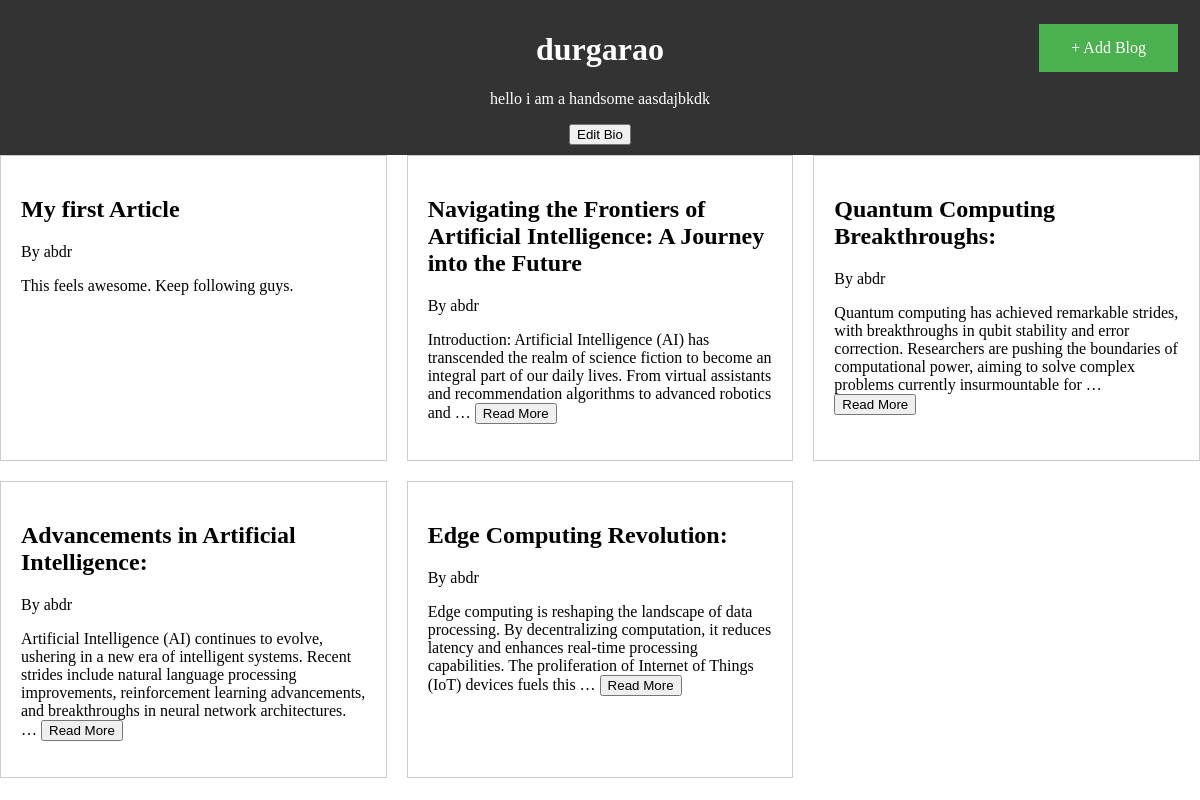
Screenshot of /profile (signed in) with the database file from the repository.
### blogapp/models.py (models this page shows)
class Bio(models.Model):
    user = models.OneToOneField(User, on_delete=models.CASCADE)
    bio = models.TextField()

class Article(models.Model):
    title = models.CharField(max_length=100)
    content = models.TextField()
    author = models.ForeignKey(User, on_delete=models.CASCADE)

### blogapp/views.py (the view)
# urls.py: path('profile',views.profile,name='profile'),
@login_required
def profile(request):
    acc = Article.objects.filter(author=request.user)
    return render(request,'profile.html',{'articles':acc})

### templates/profile.html (shortened to what this page needs)
{% load static %}
<!DOCTYPE html>
<html lang="en">
<head>
  <link rel="stylesheet" href="{% static 'css/profile.css' %}">
  <link rel="stylesheet" href="{% static 'css/profile2.css' %}">
</head>
<body>
  <header>
    <h1>{{ user.first_name }}</h1>
    {% if user.bio %}
    <p>{{ user.bio.bio }}</p>
    <button id="edit-bio" data-has-bio="true">Edit Bio</button>
    {% endif %}
  </header>
  <a href="add" class="add-btn">+ Add Blog</a>
  <div class="grid">
    {% for article in articles %}
    <article>
      <h2>{{ article.title }}</h2>
      <p>By {{ article.author }}</p>
      <p>
        <span class="content" data-truncated-content="{{ article.content|truncatewords:30 }}"
          data-full-content="{{ article.content }}">
          {{ article.content|truncatewords:30 }}
        </span>
        {% if article.content|length > 30 %}
        <button class="read-more">Read More</button>
        {% endif %}
      </p>
    </article>
    {% endfor %}
  </div>
</body>
</html>

### blogapp/static/css/profile.css (style rules this page uses)
.grid { display: grid; grid-template-columns: repeat(3, 1fr); grid-gap: 20px; }
.grid>article { border: 1px solid #ccc; padding: 20px; }

### blogapp/static/css/profile2.css (style rules this page uses)
body { max-width: 1200px; margin: 0 auto; }
h1 { text-align: center; }
.add-btn { background: #4caf50; border: none; color: white; padding: 15px 32px; text-align: center; text-decoration: none; display: inline-block; font-size: 16px; margin: 4px 2px; cursor: pointer; position: absolute; top: 20px; right: 20px; }
header { background-color: #333; color: #fff; padding: 10px; text-align: center; }

### rows the page displays
Article: title "My first Article", author "abdr", content "This feels awesome. Keep following guys."
Article: title "Navigating the Frontiers of Artificial Intelligence: A Journey into the Future", author "abdr", content "Introduction: Artificial Intelligence (AI) has transcended the realm of science fiction to become an integral part of our daily lives. From virtual assistants and recommendation algorithms to advanced robotics and …", shows "Read More"
Article: title "Quantum Computing Breakthroughs:", author "abdr", content "Quantum computing has achieved remarkable strides, with breakthroughs in qubit stability and error correction. Researchers are pushing the boundaries of computational power, aiming to solve complex problems currently insurmountable for …", shows "Read More"
Article: title "Advancements in Artificial Intelligence:", author "abdr", content "Artificial Intelligence (AI) continues to evolve, ushering in a new era of intelligent systems. Recent strides include natural language processing improvements, reinforcement learning advancements, and breakthroughs in neural network architectures. …", shows "Read More"
Article: title "Edge Computing Revolution:", author "abdr", content "Edge computing is reshaping the landscape of data processing. By decentralizing computation, it reduces latency and enhances real-time processing capabilities. The proliferation of Internet of Things (IoT) devices fuels this …", shows "Read More"

### other values shown
{{ user.first_name }} "durgarao"
{{ user.bio.bio }} "hello i am a handsome aasdajbkdk"
